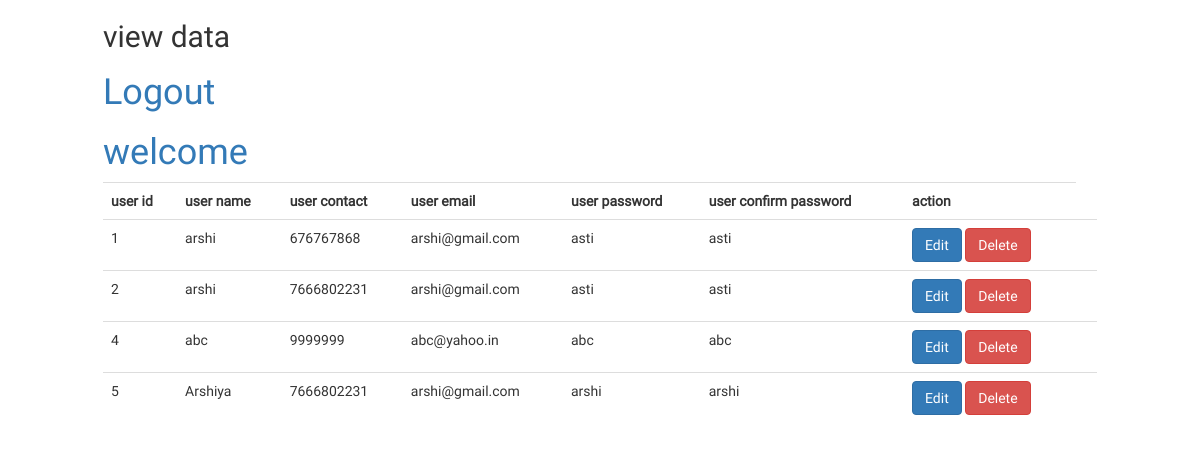
Screenshot of /signup_view.php (signed in) with the database file from the repository.
### tables this page shows
CREATE TABLE `signup` (
  `s_id` int(11) NOT NULL,
  `s_name` varchar(255) NOT NULL,
  `s_contact` bigint(15) NOT NULL,
  `s_email` varchar(255) NOT NULL,
  `s_pass` varchar(255) NOT NULL,
  `c_pass` varchar(255) NOT NULL
);

### signup_view.php (the view, shortened to what this page needs)
<?php
	$con = new mysqli('localhost','root','','gallery');
	$query = "SELECT * FROM signup";
	$result = $con->query($query);
 ?>
 <!DOCTYPE html>
<html lang="en">
  <head>
    <link href="css/bootstrap.min.css" rel="stylesheet">
    <link rel="stylesheet" href="css/style.css">
  </head>
  <body>
    <div class="container">
        <h2>view data</h2>
    <a href="logout.php"><h1>Logout</h1></a>
    <a href="welcom.php"><h1>welcome</h1></a>
    	<table class="table">
    		<tr>
    			<th>user id</th>
    			<th>user name</th>
    			<th>user contact</th>
    			<th>user email</th>
          <th>user password</th>
    			<th>user confirm password</th>
    			<th>action</th>
    		</tr>
    		<?php
    			while ($data = $result->fetch_object()) {
    				echo "<tr>";
    					echo "<td> $data->s_id";
    					echo "<td> $data->s_name";
    					echo "<td> $data->s_contact";
    					echo "<td> $data->s_email";
              echo "<td> $data->s_pass";
    					echo "<td> $data->c_pass";
    					echo "<td>";
    					echo "<a href='signup_edit.php?id=$data->s_id' type='button' class='btn btn-primary'>Edit</a> ";
    					echo " <a href='signup_delete.php?id=$data->s_id' type='button' class='btn btn-danger'>Delete</a>";
    					echo "<td>";
    				echo "</tr>";
    			}
    		 ?>
    	</table>
    </div>
  </body>
</html>

### css/style.css (style rules this page uses)
body { font-family: roboto; }
.container { max-width: 1024px; }

### rows the page displays
signup: s_id "1", s_name "arshi", s_contact "676767868", s_email "arshi@gmail.com", s_pass "asti", c_pass "asti"
signup: s_id "2", s_name "arshi", s_contact "7666802231", s_email "arshi@gmail.com", s_pass "asti", c_pass "asti"
signup: s_id "4", s_name "abc", s_contact "9999999", s_email "abc@yahoo.in", s_pass "abc", c_pass "abc"
signup: s_id "5", s_name "Arshiya", s_contact "7666802231", s_email "arshi@gmail.com", s_pass "arshi", c_pass "arshi"
